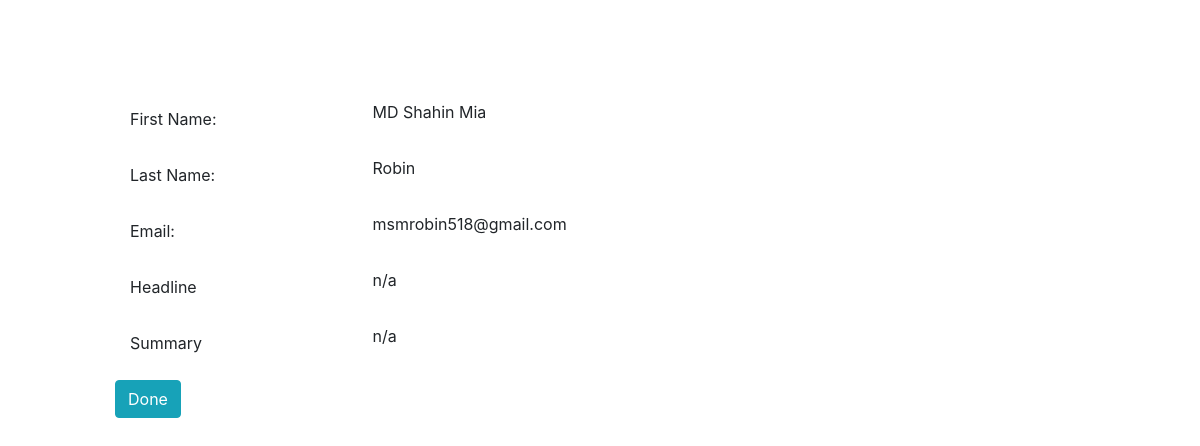
Page /JJJ/week1/view.php?id=1 (signed in) on the committed database.
### tables this page shows
CREATE TABLE `profile` (
  `profile_id` int(11) NOT NULL,
  `user_id` int(11) NOT NULL,
  `first_name` text DEFAULT NULL,
  `last_name` text DEFAULT NULL,
  `email` text DEFAULT NULL,
  `headline` text DEFAULT NULL,
  `summary` text DEFAULT NULL
);

### JJJ/week1/view.php (the view, shortened to what this page needs)
<?php
require_once "pdo.php";
if (isset($_GET['id'])) {
    $id = $_GET['id'];
    if (is_numeric($id)) {
        $sql = "SELECT * FROM profile WHERE profile_id = :pid";
        $selectQuery = $pdo->prepare($sql);
        $selectQuery->execute(array(
            ':pid' => $id,
        ));
        $data = $selectQuery->fetch(PDO::FETCH_ASSOC);
    }
} else {
    die("No Profile Id Provided");
}
?>
<!doctype html>
<html lang="en">
<head>
    <link rel="stylesheet" href="https://stackpath.bootstrapcdn.com/bootstrap/4.3.1/css/bootstrap.min.css">
</head>
<body>
    <div class="container" style="padding: 100px;">
        <div class="form-group row">
            <label for="fname" class="col-md-3 col-form-label">First Name:</label>
            <div class="col-md-9">
                <p><?= $data['first_name'] ?></p>
            </div>
        </div>
        <div class="form-group row">
            <label for="lname" class="col-md-3 col-form-label">Last Name:</label>
            <div class="col-md-9">
                <p><?= $data['last_name']?></p>
            </div>
        </div>
        <div class="form-group row">
            <label for="email" class="col-md-3 col-form-label">Email:</label>
            <div class="col-md-9">
                <p><?= $data['email']?></p>
            </div>
        </div>
        <div class="form-group row">
            <label for="hline" class="col-md-3 col-form-label">Headline</label>
            <div class="col-md-9">
            <p><?= $data['headline']?></p>
            </div>
        </div>
        <div class="form-group row">
            <label for="summary" class="col-md-3 col-form-label">Summary</label>
            <div class="col-md-9">
            <p><?= $data['summary']?></p>
            </div>
        </div>
        <div class="row">
            <a href="index.php" class="btn btn-info">Done</a>
        </div>
    </div>
</body>
</html>

### rows in the picture
profile: first_name "MD Shahin Mia", last_name "Robin", email "msmrobin518@gmail.com", headline "n/a", summary "n/a"
